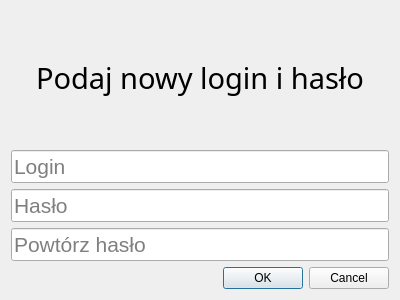
<?xml version="1.0" encoding="UTF-8"?>
<ui version="4.0">
 <class>CreateAccount</class>
 <widget class="QDialog" name="CreateAccount">
  <property name="geometry">
   <rect>
    <x>0</x>
    <y>0</y>
    <width>400</width>
    <height>300</height>
   </rect>
  </property>
  <property name="windowTitle">
   <string>Dialog</string>
  </property>
  <layout class="QGridLayout" name="gridLayout">
   <item row="4" column="0">
    <widget class="QDialogButtonBox" name="buttonBox">
     <property name="orientation">
      <enum>Qt::Horizontal</enum>
     </property>
     <property name="standardButtons">
      <set>QDialogButtonBox::Cancel|QDialogButtonBox::Ok</set>
     </property>
    </widget>
   </item>
   <item row="2" column="0">
    <widget class="QLineEdit" name="pass_1">
     <property name="font">
      <font>
       <pointsize>16</pointsize>
      </font>
     </property>
     <property name="echoMode">
      <enum>QLineEdit::Password</enum>
     </property>
     <property name="placeholderText">
      <string>Hasło</string>
     </property>
    </widget>
   </item>
   <item row="0" column="0">
    <widget class="QLabel" name="label">
     <property name="font">
      <font>
       <family>Segoe UI Variable Display</family>
       <pointsize>22</pointsize>
      </font>
     </property>
     <property name="text">
      <string>Podaj nowy login i hasło</string>
     </property>
     <property name="alignment">
      <set>Qt::AlignCenter</set>
     </property>
    </widget>
   </item>
   <item row="1" column="0">
    <widget class="QLineEdit" name="newLogin">
     <property name="font">
      <font>
       <pointsize>16</pointsize>
      </font>
     </property>
     <property name="placeholderText">
      <string>Login</string>
     </property>
    </widget>
   </item>
   <item row="3" column="0">
    <widget class="QLineEdit" name="pass_2">
     <property name="font">
      <font>
       <pointsize>16</pointsize>
      </font>
     </property>
     <property name="echoMode">
      <enum>QLineEdit::Password</enum>
     </property>
     <property name="placeholderText">
      <string>Powtórz hasło</string>
     </property>
    </widget>
   </item>
  </layout>
 </widget>
 <resources/>
 <connections>
  <connection>
   <sender>buttonBox</sender>
   <signal>accepted()</signal>
   <receiver>CreateAccount</receiver>
   <slot>accept()</slot>
   <hints>
    <hint type="sourcelabel">
     <x>248</x>
     <y>254</y>
    </hint>
    <hint type="destinationlabel">
     <x>157</x>
     <y>274</y>
    </hint>
   </hints>
  </connection>
  <connection>
   <sender>buttonBox</sender>
   <signal>rejected()</signal>
   <receiver>CreateAccount</receiver>
   <slot>reject()</slot>
   <hints>
    <hint type="sourcelabel">
     <x>316</x>
     <y>260</y>
    </hint>
    <hint type="destinationlabel">
     <x>286</x>
     <y>274</y>
    </hint>
   </hints>
  </connection>
 </connections>
</ui>
